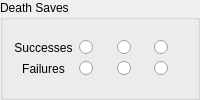
            <widget class="QGroupBox" name="groupBox_10">
             <property name="title">
              <string>Death Saves</string>
             </property>
             <layout class="QVBoxLayout" name="verticalLayout_28">
              <item>
               <layout class="QGridLayout" name="gridLayout">
                <item row="0" column="0">
                 <widget class="QLabel" name="label_54">
                  <property name="text">
                   <string>Successes</string>
                  </property>
                  <property name="alignment">
                   <set>Qt::AlignCenter</set>
                  </property>
                 </widget>
                </item>
                <item row="0" column="1">
                 <widget class="QRadioButton" name="radioButton">
                  <property name="text">
                   <string/>
                  </property>
                 </widget>
                </item>
                <item row="0" column="2">
                 <widget class="QRadioButton" name="radioButton_3">
                  <property name="text">
                   <string/>
                  </property>
                 </widget>
                </item>
                <item row="0" column="3">
                 <widget class="QRadioButton" name="radioButton_2">
                  <property name="text">
                   <string/>
                  </property>
                 </widget>
                </item>
                <item row="1" column="0">
                 <widget class="QLabel" name="label_52">
                  <property name="text">
                   <string>Failures</string>
                  </property>
                  <property name="alignment">
                   <set>Qt::AlignCenter</set>
                  </property>
                 </widget>
                </item>
                <item row="1" column="1">
                 <widget class="QRadioButton" name="radioButton_4">
                  <property name="text">
                   <string/>
                  </property>
                 </widget>
                </item>
                <item row="1" column="2">
                 <widget class="QRadioButton" name="radioButton_6">
                  <property name="text">
                   <string/>
                  </property>
                 </widget>
                </item>
                <item row="1" column="3">
                 <widget class="QRadioButton" name="radioButton_5">
                  <property name="text">
                   <string/>
                  </property>
                 </widget>
                </item>
               </layout>
              </item>
             </layout>
            </widget>
